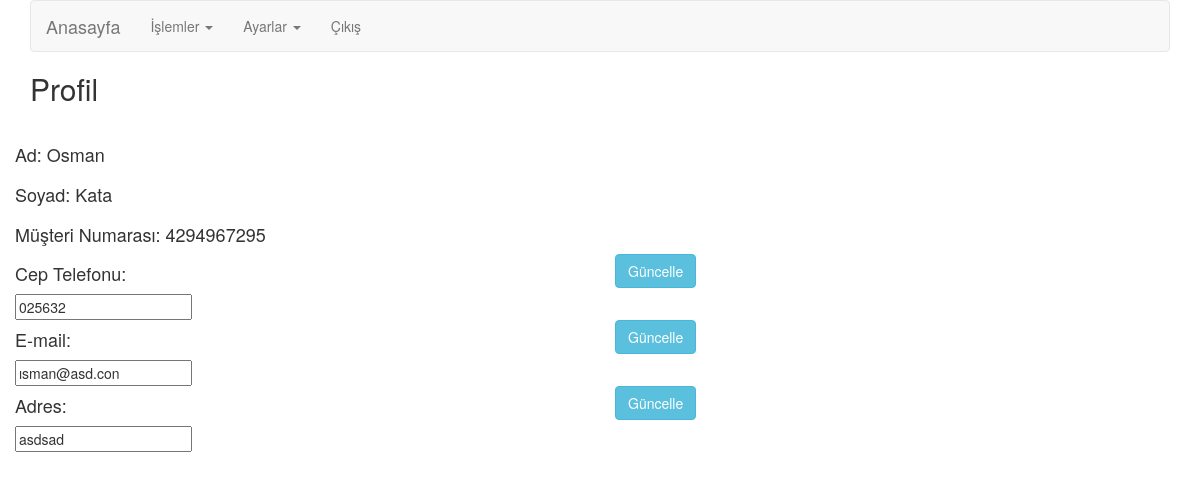
The app's page /internetsubesi/user/profil.php (signed in) with its own data.
### tables this page shows
CREATE TABLE `musteriler` (
  `musteri_id` int(10) UNSIGNED NOT NULL,
  `ad` varchar(45) NOT NULL,
  `soyad` varchar(45) NOT NULL,
  `telefon` varchar(45) NOT NULL,
  `email` varchar(45) NOT NULL,
  `parola` varchar(45) NOT NULL,
  `anne_kizlik_soyad` varchar(45) NOT NULL,
  `adres` text NOT NULL,
  `musteri_no` int(10) UNSIGNED NOT NULL,
  `yonetici` tinyint(3) UNSIGNED NOT NULL,
  `banka_id` int(10) UNSIGNED NOT NULL
);

### internetsubesi/system/class.database.php (called while the page is built, shortened)
<?php
	class Database{
		private $VtHost       = "localhost";
		private $VtKullanici  = "root";
		private $VtParola     = "123";
		private $VtAd         = "internetbankaciligi";
		private $Pdo;
		private $Sorgu;
		public function __construct(){
			$dsn     = 'mysql:host=' . $this->VtHost . ';dbname=' . $this->VtAd . ';';
			$ayarlar = array(
							PDO::ATTR_PERSISTENT => False,
							PDO::ATTR_ERRMODE    => PDO::ERRMODE_EXCEPTION
					   );
			try{
				$this->Pdo = new PDO($dsn, $this->VtKullanici, $this->VtParola, $ayarlar);
				$this->Pdo->exec("SET CHARACTER SET utf8");
				$this->Pdo->exec("SET names utf8");
			}catch(PDOexeption $e){
				$this->Hata = "Baglantı hatası : " . $e->getMessage();
			}
		}
		public function Sorgula($Sql){
			$this->Sorgu = $this->Pdo->prepare($Sql);
		}
		public function Calistir($parametre = null){
			return $this->Sorgu->execute($parametre);
		}
		public function TekCek(){
			$this->Calistir();
			return $this->Sorgu->fetch(PDO::FETCH_ASSOC);
		}
		public function Bind($Parametre, $deger, $Tip = null){
			if(is_null($Tip)){
				switch (true){
					case is_int($deger):
						$Tip = PDO::PARAM_INT;
						break;
				}
			}
			$this->Sorgu->bindValue($Parametre, $deger, $Tip);
		}
	}
?>

### internetsubesi/user/profil.php (the view, shortened to what this page needs)
<?php include "header.php"; ?>
<?php include "navbar.php"; ?>
<?php
$sql = "SELECT * FROM musteriler where musteri_no=".$_SESSION["user"]["musteri_no"]." ";
$db->Sorgula($sql);
$profil = $db->TekCek();
?>
<h2>Profil</h2>
<div class="row">
    <br>
    <div class="row">
        <div class="col-md-6"><h4>Ad: <?=$profil["ad"]?></h4></div>
        <div class="col-md-6"></div>
    </div>
    <div class="row">
        <div class="col-md-6"><h4>Soyad: <?=$profil["soyad"]?></h4></div>
        <div class="col-md-6"></div>
    </div>
    <div class="row">
        <div class="col-md-6"><h4>Müşteri Numarası: <?=$profil["musteri_no"]?></h4></div>
        <div class="col-md-6"></div>
    </div>
    <div class="row">
        <form action="../system/user/profilCepTelGuncelle.php" method="post">
            <div class="col-md-6"><h4>Cep Telefonu: </h4>
                <input type="text" name="telefon" value="<?=$profil["telefon"]?>">
            </div>
            <div class="col-md-6"><button type="submit" class="btn btn-info ">Güncelle</button></div>
        </form>
    </div>
    <div class="row">
        <form action="../system/user/profilEmailGuncelle.php" method="post">
            <div class="col-md-6"><h4>E-mail: </h4>
                <input type="text" name="email" value="<?=$profil["email"]?>">
            </div>
            <div class="col-md-6"><button type="submit" class="btn btn-info ">Güncelle</button></div>
        </form>
    </div>
    <div class="row">
        <form action="../system/user/profilAdresGuncelle.php" method="post">
            <div class="col-md-6"><h4>Adres: </h4>
                <input type="text" name="adres" value="<?=$profil["adres"]?>">
            </div>
            <div class="col-md-6"><button type="submit" class="btn btn-info ">Güncelle</button></div>
        </form>
    </div>
<?php include "footer.php"; ?>

### records on screen
musteriler: ad "Osman", soyad "Kata", musteri_no "4294967295", telefon "025632", email "ısman@asd.con", adres "asdsad"
